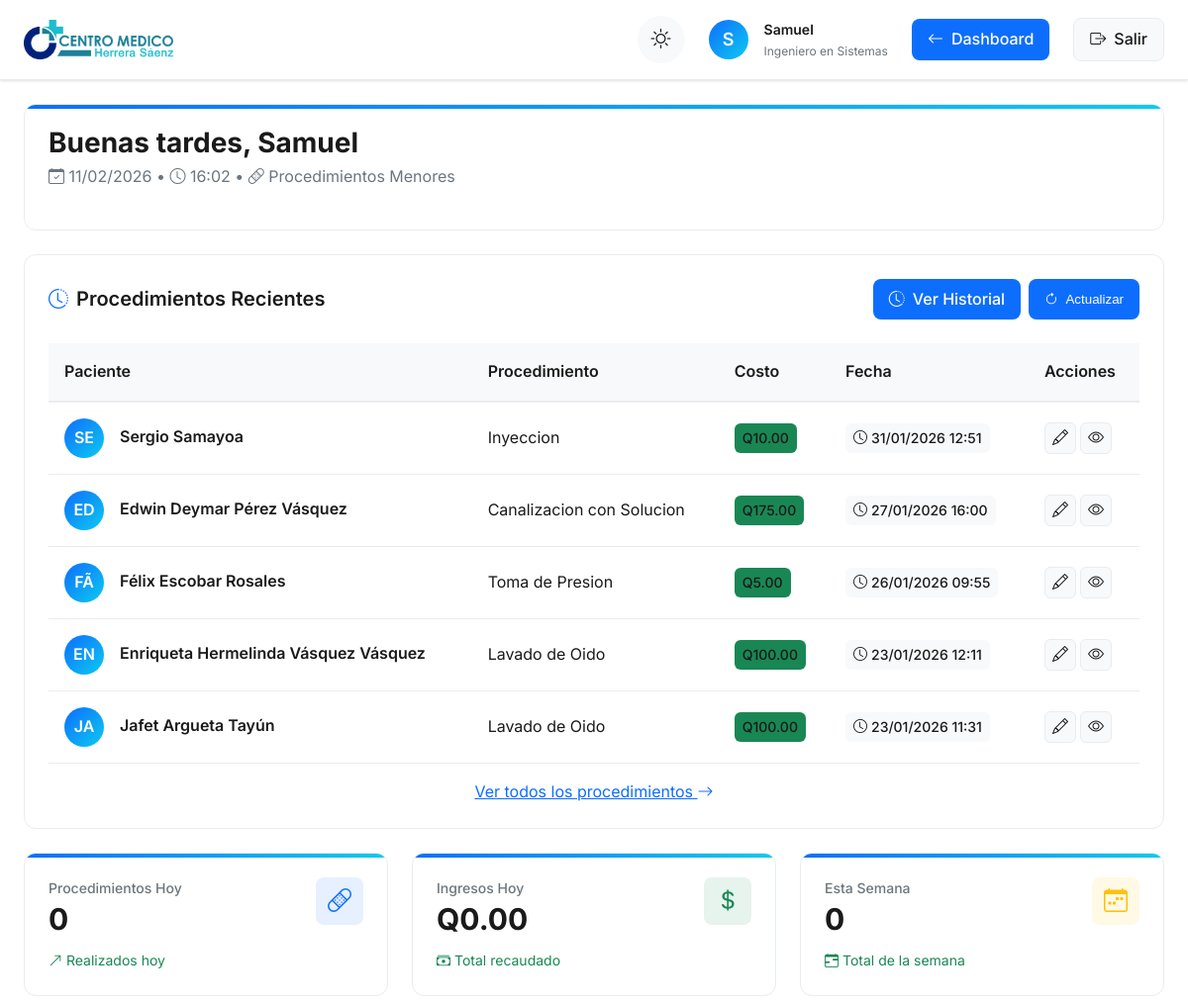
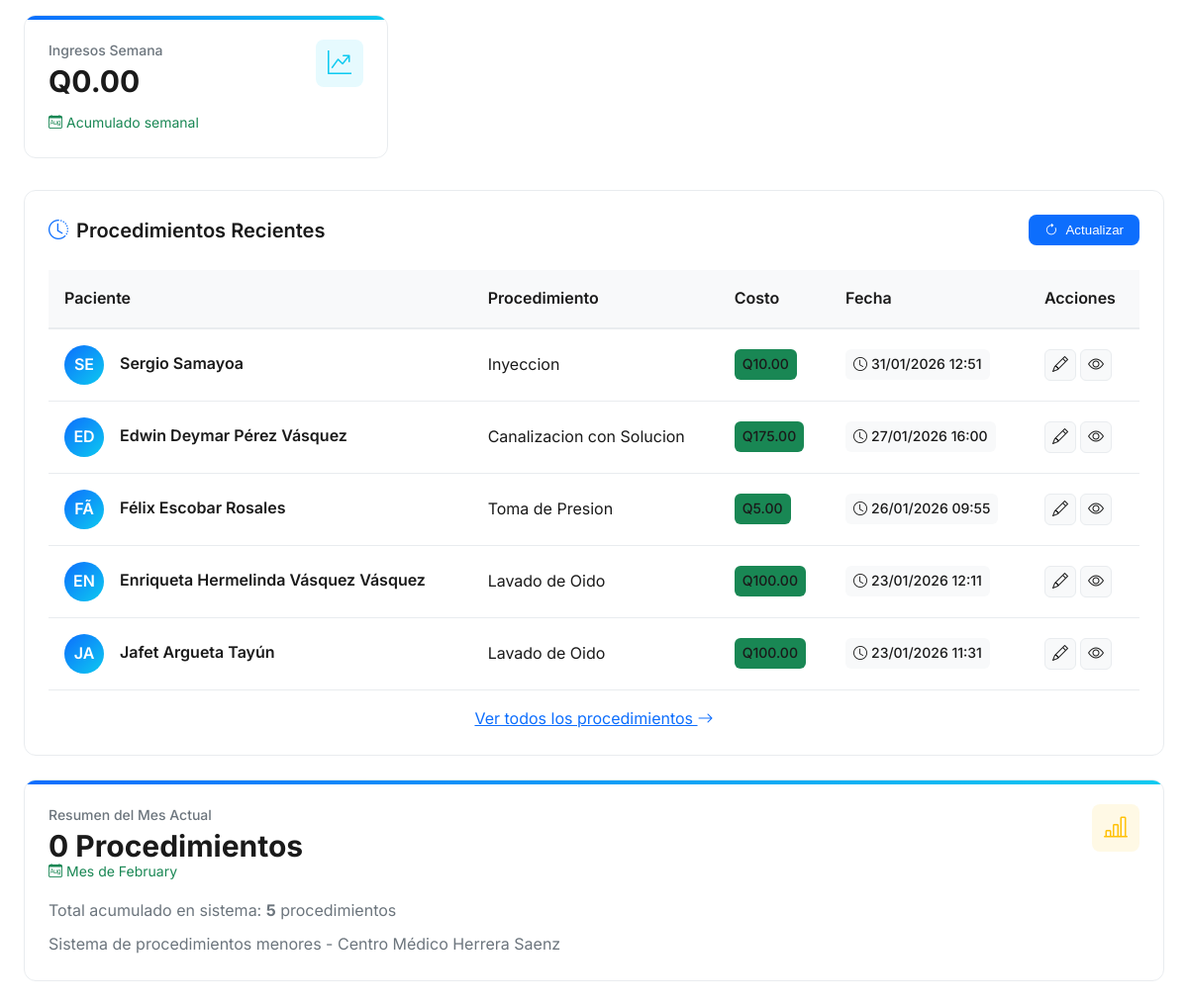
Page /php/minor_procedures/index.php (signed in) on the earlier database version (2 pictures, top to bottom).
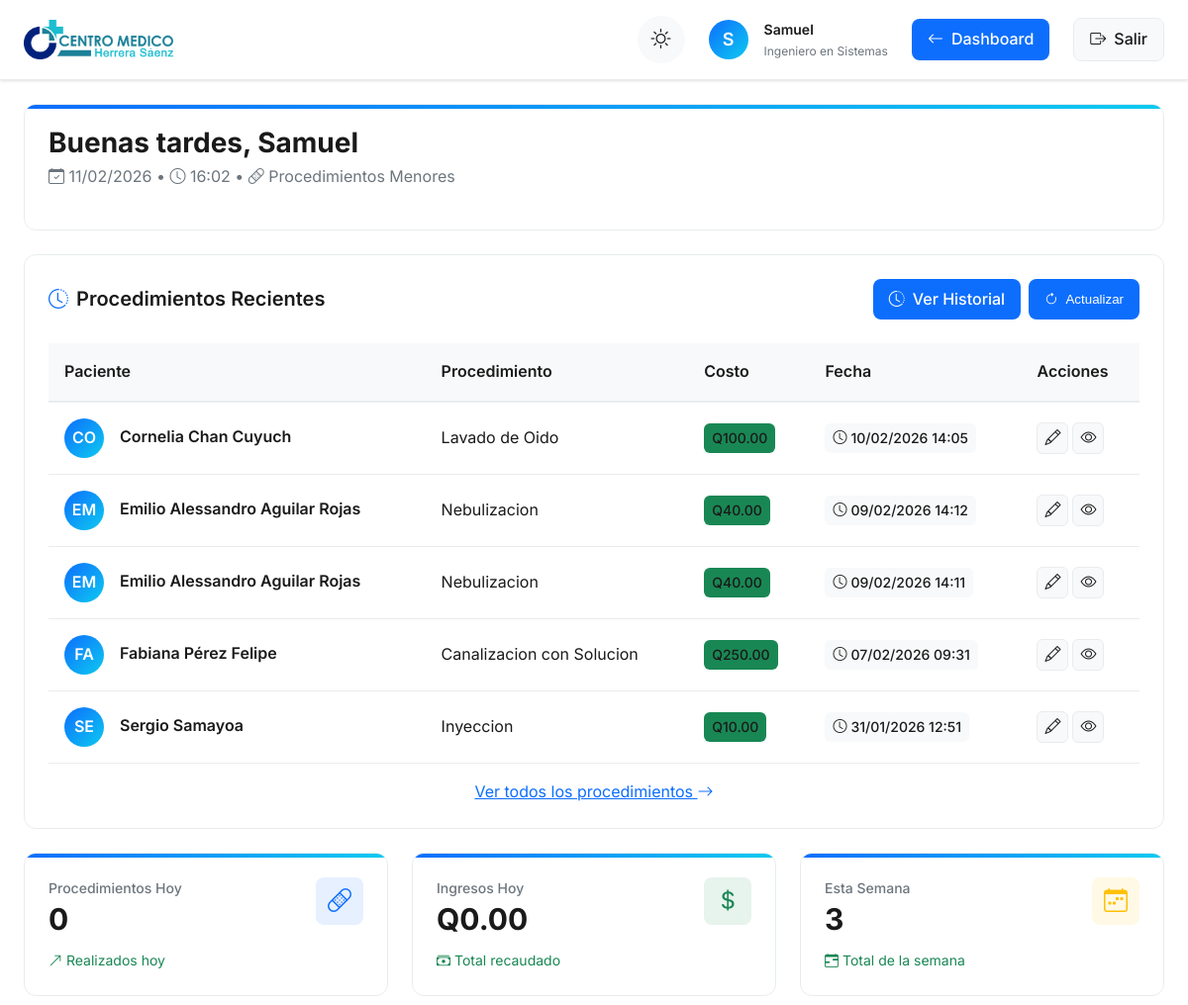
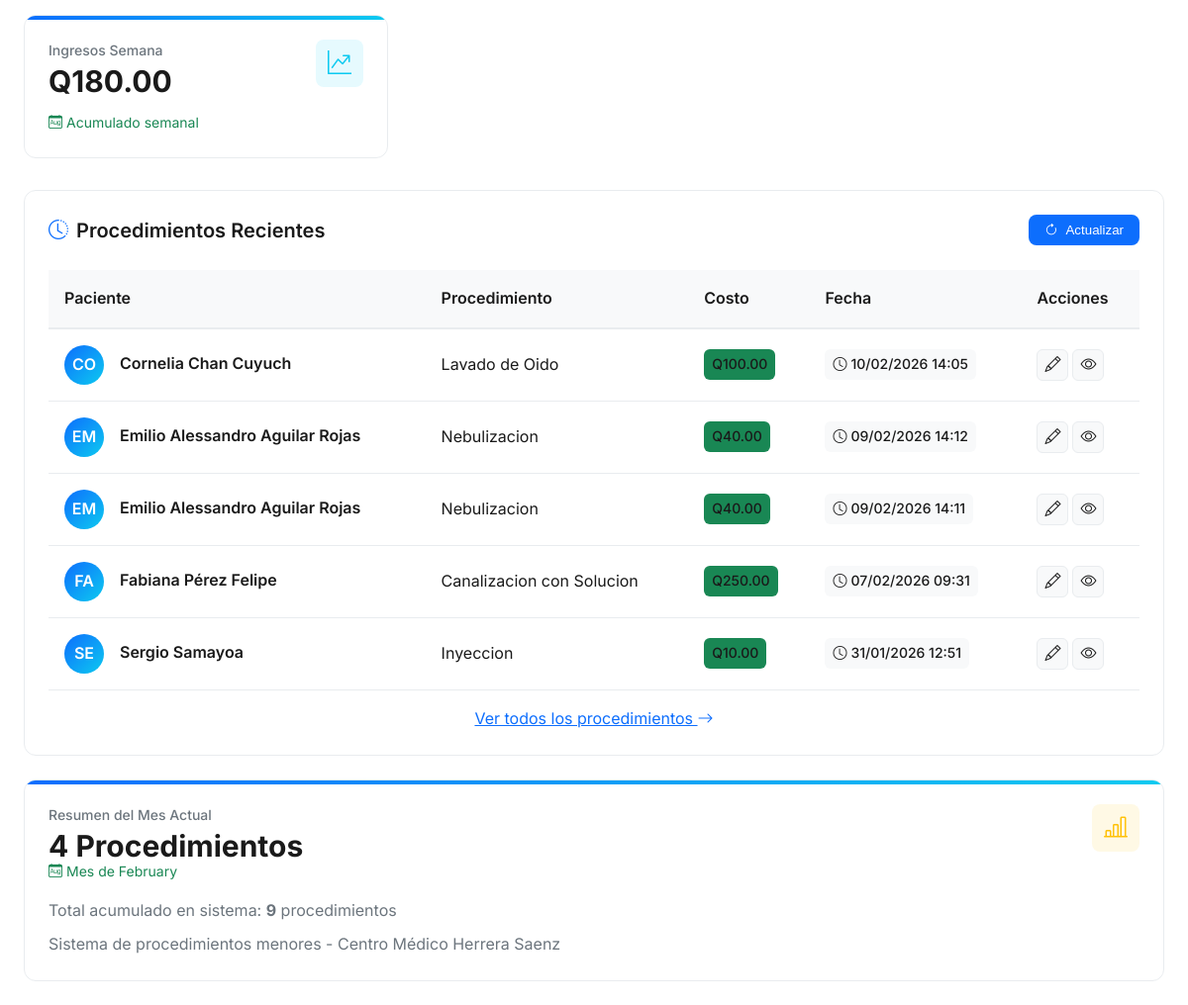
Same page on the later database version (2 pictures, top to bottom).
### tables this page shows
CREATE TABLE `procedimientos_menores` (
  `id_procedimiento` int NOT NULL,
  `id_paciente` int NOT NULL,
  `nombre_paciente` varchar(255) NOT NULL,
  `procedimiento` varchar(255) NOT NULL COMMENT 'Nombre del procedimiento (ej. Sutura, Curación)',
  `cobro` decimal(10,2) NOT NULL,
  `fecha_procedimiento` timestamp NULL DEFAULT CURRENT_TIMESTAMP,
  `usuario` varchar(255) DEFAULT NULL,
  `tipo_pago` enum('Efectivo','Tarjeta','Transferencia') DEFAULT 'Efectivo'
);

### php/minor_procedures/index.php (the view, shortened to what the changed rows need)
<?php
try {
    $database = new Database();
    $conn = $database->getConnection();
    $user_type = $_SESSION['tipoUsuario'];
    $user_name = $_SESSION['nombre'];
    $today = date('Y-m-d');
    $stmt = $conn->prepare("SELECT COUNT(*) as count FROM procedimientos_menores WHERE DATE(fecha_procedimiento) = ?");
    $stmt->execute([$today]);
    $today_procedures = $stmt->fetch(PDO::FETCH_ASSOC)['count'] ?? 0;
    $stmt = $conn->prepare("SELECT SUM(cobro) as total FROM procedimientos_menores WHERE DATE(fecha_procedimiento) = ?");
    $stmt->execute([$today]);
    $today_revenue = $stmt->fetch(PDO::FETCH_ASSOC)['total'] ?? 0;
    $week_start = date('Y-m-d', strtotime('monday this week'));
    $week_end = date('Y-m-d', strtotime('sunday this week'));
    $stmt = $conn->prepare("SELECT COUNT(*) as count FROM procedimientos_menores WHERE DATE(fecha_procedimiento) BETWEEN ? AND ?");
    $stmt->execute([$week_start, $week_end]);
    $week_procedures = $stmt->fetch(PDO::FETCH_ASSOC)['count'] ?? 0;
    $stmt = $conn->prepare("SELECT SUM(cobro) as total FROM procedimientos_menores WHERE DATE(fecha_procedimiento) BETWEEN ? AND ?");
    $stmt->execute([$week_start, $week_end]);
    $week_revenue = $stmt->fetch(PDO::FETCH_ASSOC)['total'] ?? 0;
    $month_start = date('Y-m-01');
    $month_end = date('Y-m-t');
    $stmt = $conn->prepare("SELECT COUNT(*) as count FROM procedimientos_menores WHERE DATE(fecha_procedimiento) BETWEEN ? AND ?");
    $stmt->execute([$month_start, $month_end]);
    $month_procedures = $stmt->fetch(PDO::FETCH_ASSOC)['count'] ?? 0;
    $stmt = $conn->prepare("SELECT COUNT(*) as count FROM procedimientos_menores");
    $stmt->execute();
    $total_procedures = $stmt->fetch(PDO::FETCH_ASSOC)['count'] ?? 0;
    $stmt = $conn->prepare("
        SELECT id_procedimiento, nombre_paciente, procedimiento, cobro, fecha_procedimiento
        FROM procedimientos_menores
        ORDER BY fecha_procedimiento DESC
        LIMIT 5
    ");
    $stmt->execute();
    $recent_procedures = $stmt->fetchAll(PDO::FETCH_ASSOC);
} catch (Exception $e) {
    error_log("Error en procedimientos menores: " . $e->getMessage());
    die("Error al cargar el módulo de procedimientos. Por favor, contacte al administrador.");
}
?>
<!DOCTYPE html>
<html lang="es" data-theme="light">
<head>
    <link rel="stylesheet" href="https://cdn.jsdelivr.net/npm/bootstrap-icons@1.10.0/font/bootstrap-icons.css">
    <link rel="stylesheet" href="https://cdn.jsdelivr.net/npm/choices.js/public/assets/styles/choices.min.css">
</head>
<body>
    <div class="dashboard-container">
        <main class="main-content">
            <div class="stat-card mb-4 animate-in">
                <div class="stat-header">
                    <div>
                        <h2 id="greeting" class="stat-value" style="font-size: 1.75rem; margin-bottom: 0.5rem;">
                            <span id="greeting-text">Buenos días</span>, <?php echo htmlspecialchars($user_name); ?>
                        </h2>
                    </div>
                </div>
            </div>
            <section class="appointments-section animate-in delay-2">
                <?php if (count($recent_procedures) > 0): ?>
                    <div class="table-responsive">
                        <table class="appointments-table">
                            <thead>
                                <tr>
                                    <th>Paciente</th>
                                    <th>Procedimiento</th>
                                    <th>Costo</th>
                                    <th>Fecha</th>
                                    <th>Acciones</th>
                                </tr>
                            </thead>
                            <tbody>
                                <?php foreach ($recent_procedures as $procedure): ?>
                                    <?php
                                    $patient_name = htmlspecialchars($procedure['nombre_paciente']);
                                    $patient_initials = strtoupper(substr($patient_name, 0, 2));
                                    ?>
                                    <tr>
                                        <td>
                                            <div class="patient-cell">
                                                <div class="patient-avatar">
                                                    <?php echo $patient_initials; ?>
                                                </div>
                                                <div class="patient-info">
                                                    <div class="patient-name"><?php echo $patient_name; ?></div>
                                                </div>
                                            </div>
                                        </td>
                                        <td>
                                            <div class="procedure-type">
                                                <?php echo htmlspecialchars($procedure['procedimiento']); ?>
                                            </div>
                                        </td>
                                        <td>
                                            <span class="time-badge bg-success text-white">
                                                Q<?php echo number_format($procedure['cobro'], 2); ?>
                                            </span>
                                        </td>
                                        <td>
                                            <span class="time-badge">
                                                <i class="bi bi-clock"></i>
                                                <?php echo date('d/m/Y H:i', strtotime($procedure['fecha_procedimiento'])); ?>
                                            </span>
                                        </td>
                                        <td>
                                            <div class="action-buttons">
                                                <a href="#" class="btn-icon edit" title="Editar">
                                                    <i class="bi bi-pencil"></i>
                                                </a>
                                                <a href="#" class="btn-icon history" title="Ver detalles">
                                                    <i class="bi bi-eye"></i>
                                                </a>
                                            </div>
                                        </td>
                                    </tr>
                                <?php endforeach; ?>
                            </tbody>
                        </table>
                    </div>
                <?php endif; ?>
            </section>
            <?php if ($user_type === 'admin'): ?>
                <div class="stats-grid">
                    <div class="stat-card animate-in delay-1">
                        <div class="stat-header">
                            <div>
                                <div class="stat-title">Procedimientos Hoy</div>
                                <div class="stat-value"><?php echo $today_procedures; ?></div>
                            </div>
                            <div class="stat-icon primary">
                                <i class="bi bi-bandaid"></i>
                            </div>
                        </div>
                        <div class="stat-change positive">
                            <i class="bi bi-arrow-up-right"></i>
                            <span>Realizados hoy</span>
                        </div>
                    </div>
                    <div class="stat-card animate-in delay-2">
                        <div class="stat-header">
                            <div>
                                <div class="stat-title">Ingresos Hoy</div>
                                <div class="stat-value">Q<?php echo number_format($today_revenue, 2); ?></div>
                            </div>
                            <div class="stat-icon success">
                                <i class="bi bi-currency-dollar"></i>
                            </div>
                        </div>
                        <div class="stat-change positive">
                            <i class="bi bi-cash-stack"></i>
                            <span>Total recaudado</span>
                        </div>
                    </div>
                    <div class="stat-card animate-in delay-3">
                        <div class="stat-header">
                            <div>
                                <div class="stat-title">Esta Semana</div>
                                <div class="stat-value"><?php echo $week_procedures; ?></div>
                            </div>
                            <div class="stat-icon warning">
                                <i class="bi bi-calendar-week"></i>
                            </div>
                        </div>
                        <div class="stat-change positive">
                            <i class="bi bi-calendar-range"></i>
                            <span>Total de la semana</span>
                        </div>
                    </div>
                    <div class="stat-card animate-in delay-4">
                        <div class="stat-header">
                            <div>
                                <div class="stat-title">Ingresos Semana</div>
                                <div class="stat-value">Q<?php echo number_format($week_revenue, 2); ?></div>
                            </div>
                            <div class="stat-icon info">
                                <i class="bi bi-graph-up-arrow"></i>
                            </div>
                        </div>
                        <div class="stat-change positive">
                            <i class="bi bi-calendar-month"></i>
                            <span>Acumulado semanal</span>
                        </div>
                    </div>
                </div>
                <section class="appointments-section animate-in delay-2">
                    <div class="section-header">
                        <h3 class="section-title">
                            <i class="bi bi-clock-history section-title-icon"></i>
                            Procedimientos Recientes
                        </h3>
                        <button type="button" class="action-btn" onclick="refreshProcedures()">
                            <i class="bi bi-arrow-clockwise"></i>
                            Actualizar
                        </button>
                    </div>
                    <?php if (count($recent_procedures) > 0): ?>
                        <div class="table-responsive">
                            <table class="appointments-table">
                                <thead>
                                    <tr>
                                        <th>Paciente</th>
                                        <th>Procedimiento</th>
                                        <th>Costo</th>
                                        <th>Fecha</th>
                                        <th>Acciones</th>
                                    </tr>
                                </thead>
                                <tbody>
                                    <?php foreach ($recent_procedures as $procedure): ?>
                                        <?php
                                        $patient_name = htmlspecialchars($procedure['nombre_paciente']);
                                        $patient_initials = strtoupper(substr($patient_name, 0, 2));
                                        ?>
                                        <tr>
                                            <td>
                                                <div class="patient-cell">
                                                    <div class="patient-avatar">
                                                        <?php echo $patient_initials; ?>
                                                    </div>
                                                    <div class="patient-info">
                                                        <div class="patient-name"><?php echo $patient_name; ?></div>
                                                    </div>
                                                </div>
                                            </td>
                                            <td>
                                                <div class="procedure-type">
                                                    <?php echo htmlspecialchars($procedure['procedimiento']); ?>
                                                </div>
                                            </td>
                                            <td>
                                                <span class="time-badge bg-success text-white">
                                                    Q<?php echo number_format($procedure['cobro'], 2); ?>
                                                </span>
                                            </td>
                                            <td>
                                                <span class="time-badge">
                                                    <i class="bi bi-clock"></i>
                                                    <?php echo date('d/m/Y H:i', strtotime($procedure['fecha_procedimiento'])); ?>
                                                </span>
                                            </td>
                                            <td>
                                                <div class="action-buttons">
                                                    <a href="#" class="btn-icon edit" title="Editar">
                                                        <i class="bi bi-pencil"></i>
                                                    </a>
                                                    <a href="#" class="btn-icon history" title="Ver detalles">
                                                        <i class="bi bi-eye"></i>
                                                    </a>
                                                </div>
                                            </td>
                                        </tr>
                                    <?php endforeach; ?>
                                </tbody>
                            </table>
                        </div>
                        <div class="mt-3 text-center">
                            <a href="historial_procedimientos.php" class="text-primary text-decoration-none">
                                Ver todos los procedimientos <i class="bi bi-arrow-right"></i>
                            </a>
                        </div>
                    <?php endif; ?>
                </section>
                <div class="stat-card animate-in delay-3">
                    <div class="stat-header">
                        <div>
                            <div class="stat-title">Resumen del Mes Actual</div>
                            <div class="stat-value"><?php echo $month_procedures; ?> Procedimientos</div>
                            <div class="stat-change positive">
                                <i class="bi bi-calendar-month"></i>
                                <span>Mes de <?php echo date('F'); ?></span>
                            </div>
                        </div>
                        <div class="stat-icon warning">
                            <i class="bi bi-bar-chart-line"></i>
                        </div>
                    </div>
                    <div class="mt-3">
                        <p class="text-muted mb-2">Total acumulado en sistema:
                            <strong><?php echo $total_procedures; ?></strong> procedimientos
                        </p>
                        <p class="text-muted mb-0">Sistema de procedimientos menores - Centro Médico Herrera Saenz</p>
                    </div>
                </div>
            <?php endif; ?>
        </main>
    </div>
</body>
</html>

Differences in the rows shown:
no longer on this page (row unchanged): procedimientos_menores: nombre_paciente "ED", nombre_paciente "Edwin Deymar Pérez Vásquez", procedimiento "Canalizacion con Solucion", cobro "175.00", fecha_procedimiento "27/01/2026 16:00"
no longer on this page (row unchanged): procedimientos_menores: nombre_paciente "FÃ", nombre_paciente "Félix Escobar Rosales", procedimiento "Toma de Presion", cobro "5.00", fecha_procedimiento "26/01/2026 09:55"
no longer on this page (row unchanged): procedimientos_menores: nombre_paciente "EN", nombre_paciente "Enriqueta Hermelinda Vásquez Vásquez", procedimiento "Lavado de Oido", cobro "100.00", fecha_procedimiento "23/01/2026 12:11"
no longer on this page (row unchanged): procedimientos_menores: nombre_paciente "JA", nombre_paciente "Jafet Argueta Tayún", procedimiento "Lavado de Oido", cobro "100.00", fecha_procedimiento "23/01/2026 11:31"
added procedimientos_menores: nombre_paciente "CO", nombre_paciente "Cornelia Chan Cuyuch", procedimiento "Lavado de Oido", cobro "100.00", fecha_procedimiento "10/02/2026 14:05"
added procedimientos_menores: nombre_paciente "EM", nombre_paciente "Emilio Alessandro Aguilar Rojas", procedimiento "Nebulizacion", cobro "40.00", fecha_procedimiento "09/02/2026 14:12"
added procedimientos_menores: nombre_paciente "EM", nombre_paciente "Emilio Alessandro Aguilar Rojas", procedimiento "Nebulizacion", cobro "40.00", fecha_procedimiento "09/02/2026 14:11"
added procedimientos_menores: nombre_paciente "FA", nombre_paciente "Fabiana Pérez Felipe", procedimiento "Canalizacion con Solucion", cobro "250.00", fecha_procedimiento "07/02/2026 09:31"
Other differences:
$week_procedures: "0" → "3"
$week_revenue: "0.00" → "180.00"
$month_procedures: "0" → "4"
$total_procedures: "5" → "9"
